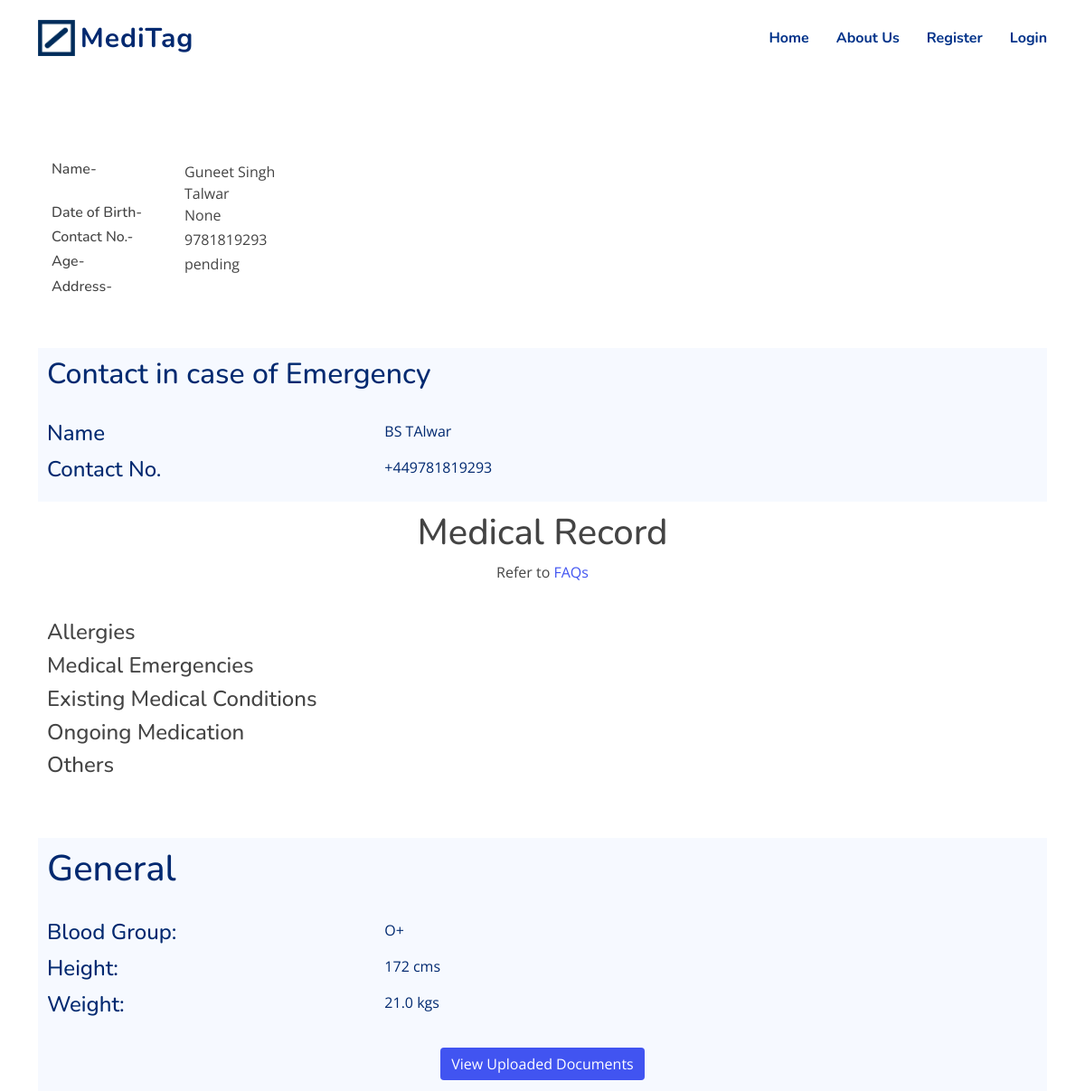
The page /profile/b2c16ff5ca1e4387944e753344fb88a4 on the database as committed earlier.
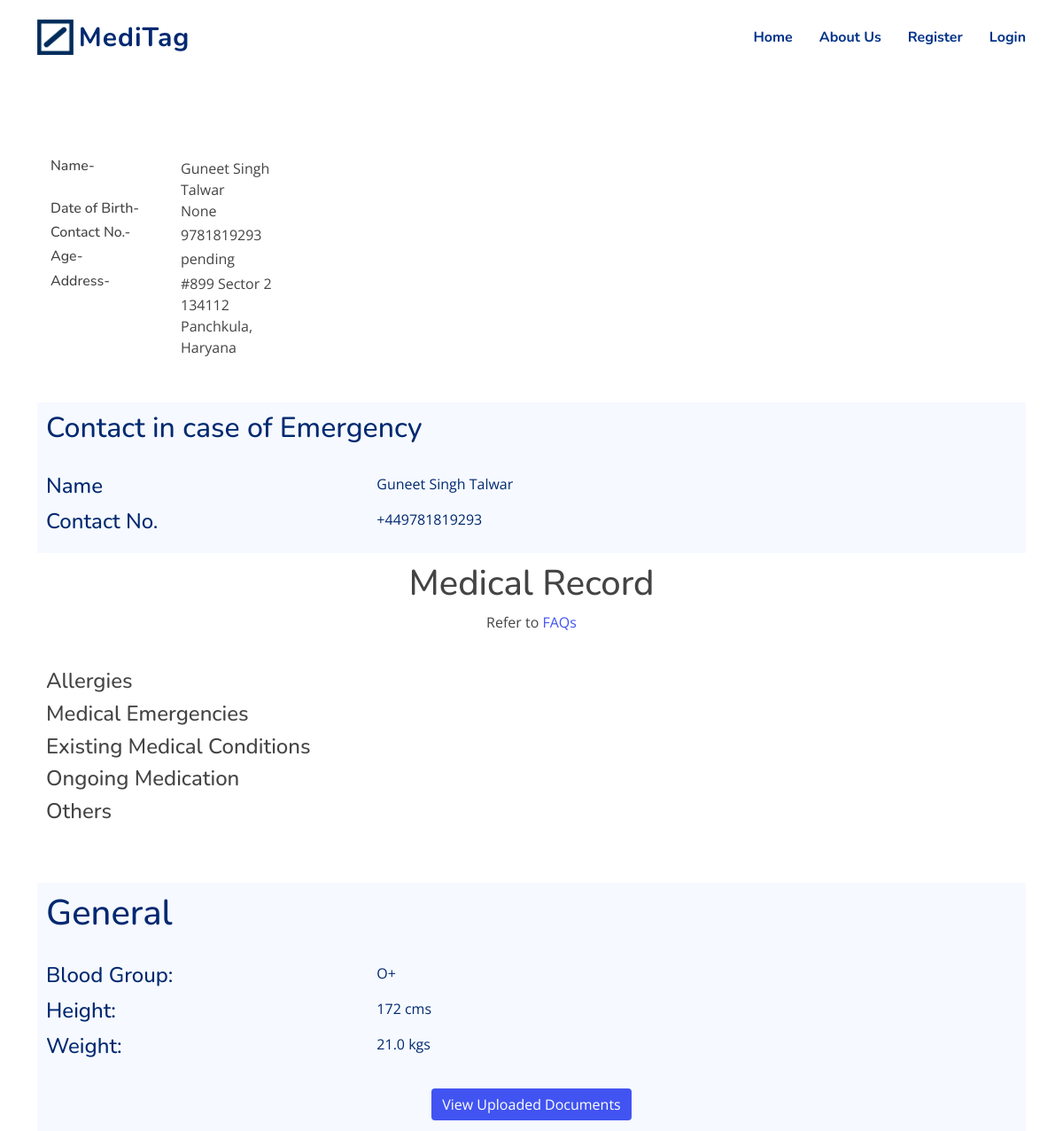
The same page on the database as committed later.
### basic_qr/models.py (models this page shows, shortened)
class UserProfile(models.Model):
    user = models.OneToOneField(User, on_delete=models.CASCADE, null=True, blank=True)
    name = models.CharField(max_length=100, null=True,help_text="*")
    contact_no = models.CharField(max_length=100, null=True,help_text="*")
    contact_number_in_case_of_emergency = models.CharField(max_length=100, null=True,help_text="*")
    contact_name_in_case_of_emergency = models.CharField(max_length=100,null=True,help_text="*")
    blood_group = models.CharField(max_length=100, null=True,help_text="*")
    height_cms = models.IntegerField(null=True,help_text="*")
    weight_kgs =models.FloatField(null=True,help_text="*")
    allergies = models.TextField(null=True,blank=True)
    emergencies = models.TextField(null=True,blank=True)
    existing_med_conditions = models.TextField(null=True,blank=True)
    ongoing_medication = models.TextField(null=True,blank=True)
    others = models.TextField(null=True,blank=True)
    id = models.UUIDField(default=uuid.uuid4, unique=True,
                          primary_key=True, editable=False)
    dob = models.DateField(blank=True,null=True)
    address = models.TextField(null=True,blank=True,help_text="(Fill in to claim your free stickers)(Enter Pin Code)")
    path = models.CharField(max_length=200,null=True,blank=True)
    created_at = models.DateTimeField(auto_now_add=True)
    class Meta:
         ordering = ['created_at']

### basic_qr/views.py (the view)
# urls.py: path('profile/<str:pk>',views.profile,name="profile"),
def profile(request,pk):
    info = UserProfile.objects.get(id=pk)
    num = ""
    allow= False
    if request.user.is_authenticated:
        check_info = UserProfile.objects.get(user=request.user)
        num = str(check_info.id)
        if str(check_info.id) == pk:
            allow= True
    context = {
    'info':info,
    'num':num,
    'allow':allow,
    'path':"www.meditag.org" + str(request.path) ,
    'age': "pending",
    }
    if(info.dob):
        context['age'] = calculate_age(info.dob)
    return render(request,"basic_qr/profile.html",context)

### templates/basic_qr/profile.html (shortened to what this page needs)
{% extends 'base.html' %} {% load qr_code %}
{% block content %}
<br/><br/>
<br/><br/>
<div class="container">
  <div class="responsive-flex">
      <div class="container-1" style="padding: 10px 15px">
        <ul style="list-style: none; padding: 0px">
          <li><div class="row"><div class="col"> <h6>Name-</h6> </div> <div class="col">{{info.name}}</div></div> </li>
          <li><div class="row"><div class="col"> <h6>Date of Birth-</h6> </div> <div class="col">{{info.dob}}</div></div> </li>
          <li><div class="row"><div class="col"> <h6>Contact No.-</h6> </div> <div class="col">{{info.contact_no}}</div></div> </li>
          <li><div class="row"><div class="col"> <h6>Age-</h6> </div> <div class="col">{{age}}</div></div> </li>
          <li><div class="row"><div class="col"> <h6>Address-</h6> </div> <div class="col">{{info.address}}</div></div> </li>
        </ul>
      </div>
        {% load static %}
  </div>
  <br />
  <div class="steps-container" style="position: relative;">
    <h2 class="text-wt">Contact in case of Emergency</h2>
    <br />
    <div class="row">
      <div class="col-4"><h4 class="text-wt">Name</h4></div>
      <div class="col-8"><p class="text-wt">{{info.contact_name_in_case_of_emergency}}</p></div>
    </div>
    <div class="row">
      <div class="col-4"><h4 class="text-wt">Contact No.</h4></div>
      <div class="col-8"><p class="text-wt">{{info.contact_number_in_case_of_emergency}}</p></div>
    </div>
  </div>
  <div style="padding: 10px">
    <h1 class="text-center">Medical Record</h1>
    <p class="text-center">Refer to <a href="{% url 'basic_qr:landing'  %}#faq" target="_blank" rel="noopener noreferrer" >FAQs</a></p>
    <br />
    <div class="row">
      <div class="col-4">
        <h4 class="card-title">Allergies</h4>
      </div>
      <div class="col-8">
      </div>
    </div>
    <div class="row">
      <div class="col-4">
        <h4 class="card-title">Medical Emergencies</h4>
      </div>
      <div class="col-8">
      </div>
    </div>
    <div class="row">
      <div class="col-4">
        <h4 class="card-title">Existing Medical Conditions</h4>
      </div>
      <div class="col-8">
      </div>
    </div>
    <div class="row">
      <div class="col-4"><h4 class="card-title">Ongoing Medication</h4></div>
      <div class="col-8"><p style="word-break:break-all">{{ info.ongoing_medication }}</p></div>
    </div>
  <div class="row">
    <div class="col-4"><h4 class="card-title">Others</h4></div>
    <div class="col-8"><p style="word-break:break-all">{{ info.others }}</p></div>
  </div>
  </div>
  <br /><br />
  <div class="common-container">
    <h1 class="text-wt">General</h1>
    <br />
    <div class="row">
      <div class="col-4"><h4 class="text-wt">Blood Group:</h4></div>
      <div class="col-8"><p class="text-wt">{{info.blood_group}}</p></div>
    </div>
    <div class="row">
      <div class="col-4"><h4 class="text-wt">Height:</h4></div>
      <div class="col-8"><p class="text-wt">{{info.height_cms}} cms</p></div>
    </div>
    <div class="row">
      <div class="col-4"><h4 class="text-wt">Weight:</h4></div>
      <div class="col-8"><p class="text-wt">{{info.weight_kgs}} kgs</p></div>
    </div>
  </div>
<div class="common-container text-center">
        <a href="{% url 'basic_qr:display-documents' info.id %}" class="btn btn-primary"> View Uploaded Documents</a>
      </div>
</div>
{% endblock %}

### templates/base.html (shortened to what this page needs)
<!DOCTYPE html>
{% load static %}
<html lang="en">
<head>
  <link href="{% static 'assets/vendor/bootstrap/css/bootstrap.min.css' %}" rel="stylesheet">
  <link href="{% static 'assets/vendor/bootstrap-icons/bootstrap-icons.css' %}" rel="stylesheet">
  <link href="{% static 'assets/vendor/aos/aos.css' %}" rel="stylesheet">
  <link href="{% static 'assets/vendor/remixicon/remixicon.css' %}" rel="stylesheet">
  <link href="{% static 'assets/vendor/swiper/swiper-bundle.min.css' %}" rel="stylesheet">
  <link href="{% static 'assets/vendor/glightbox/css/glightbox.min.css' %}" rel="stylesheet">
  <link href="{% static 'assets/css/style.css' %}" rel="stylesheet">
</head>
<body>
  <header id="header" class="header fixed-top">
    <div class="container-fluid container-xl d-flex align-items-center justify-content-between">
      <a href="{% url 'basic_qr:landing' %}" class="logo d-flex align-items-center">
        <img src="{% static 'assets/img/logo.png' %}" alt="">
        <span>MediTag</span>
      </a>
      <nav id="navbar" class="navbar">
        <ul >
          {% if user.is_authenticated %}
          {% block header %}
          {% endblock %}
          <li><a class="nav-link" href="{% url 'basic_qr:logout' %}">Logout</a></li>
          {% else %}
          <li><a class="nav-link" href="{% url 'basic_qr:landing' %}">Home</a></li>
          <li><a class="nav-link" href="{% url 'basic_qr:landing'  %}#about">About Us</a></li>
          <li><a class="nav-link" href="{% url 'basic_qr:register' %}">Register</a></li>
          <li><a class="nav-link" href="{% url 'basic_qr:login' %}">Login</a></li>
          {% endif %}
        </ul>
      </div>
  </header>
  <br><br><br>
  {% block content %}
  {% endblock %}
</body>
</html>

### static/assets/css/style.css (style rules this page uses)
:root { scroll-behavior: smooth; }
body { font-family: "Open Sans", sans-serif; color: #444444; }
a { color: #4154f1; text-decoration: none; }
h1, h2, h3, h4, h5, h6 { font-family: "Nunito", sans-serif; }
.header { transition: all 0.5s; z-index: 997; padding: 20px 0; }
.header .logo { line-height: 0; }
.header .logo img { max-height: 40px; margin-right: 6px; }
.header .logo span { font-size: 30px; font-weight: 700; letter-spacing: 1px; color: #012970; font-family: "Nunito", sans-serif; margin-top: 3px; }
.navbar { padding: 0; }
.navbar ul { margin: 0; padding: 0; display: flex; list-style: none; align-items: center; }
.navbar li { position: relative; }
.navbar a, .navbar a:focus { display: flex; align-items: center; justify-content: space-between; padding: 10px 0 10px 30px; font-family: "Nunito", sans-serif; font-size: 16px; font-weight: 700; color: #013289; white-space: nowrap; transition: 0.3s; }

### templates/base.html (style rules this page uses)
.btn-primary, .btn-primary:hover, .btn-primary:active, .btn-primary:visited { background-color: #4154f1 !important; border:none !important; margin:2px !important; }

### templates/basic_qr/profile.html (style rules this page uses)
.steps-container { background-color: #f6f9ff; width: 100%; height: auto; padding: 10px; }
.text-wt { color: #012970; }
.responsive-flex { display: flex; }
.common-container { background-color: #f6f9ff; width: 100%; height: auto; padding: 10px; }
.container-1 { width: 25vw; }

Rows that differ between the two databases and show on the page:
changed UserProfile "Guneet Singh Talwar": address (not shown) → "#899 Sector 2 134112 Panchkula, Haryana"; contact_name_in_case_of_emergency "BS TAlwar" → "Guneet Singh Talwar"
